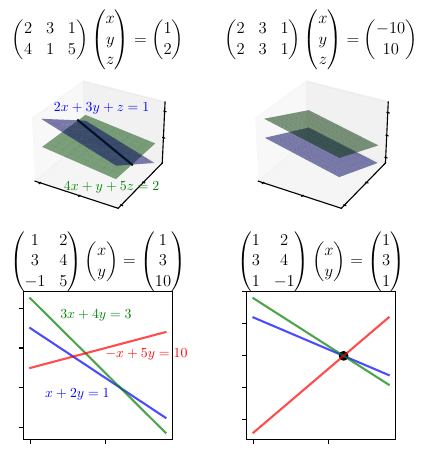

Write the Python code that produced this figure.
import numpy as np
import matplotlib.pyplot as plt
import matplotlib as mpl

mpl.rcParams['text.usetex'] = True
mpl.rcParams['text.latex.preamble'] = r'\usepackage{{amsmath}}'

eps = 0.5

fig = plt.figure(figsize=plt.figaspect(1))

plt.subplots_adjust(hspace=0.5, wspace=0.5)

ax1 = fig.add_subplot(2, 2, 1, projection='3d')
ax1.set_aspect('auto')

x1 = np.arange(-5, 5, 1)
y1 = np.arange(-5, 5, 1)
X1, Y1 = np.meshgrid(x1, y1)
Z1 = 1 - 2 * X1 - 3 * Y1
ax1.plot_surface(X1, Y1, Z1, alpha=0.5, color='blue')
ax1.text(-4, -4, 30, r'$2x+3y+z=1$', color='blue')

x2 = np.arange(-5, 5, 1)
y2 = np.arange(-5, 5, 1)
X2, Y2 = np.meshgrid(x2, y2)
Z2 = 1 / 5 * (2 - 4 * X2 - Y2)
ax1.plot_surface(X2, Y2, Z2, alpha=0.5, color='green')
ax1.text(-4, -2.5, -35, r'$4x+y+5z=2$', color='green')

x3 = np.arange(-5, 5, 1)
y3 = 3 / 14 - 3 * x3 / 7
z3 = 5 / 14 - 5 * x3 / 7
ax1.plot(x3, y3, z3, color='black')

ax1.set_title(
    r'$\begin{pmatrix} 2&3&1\\4&1&5\end{pmatrix}\begin{pmatrix}x\\y\\z\end{pmatrix}=\begin{pmatrix}1\\2\end{pmatrix}$')
ax1.axes.xaxis.set_ticklabels([])
ax1.axes.yaxis.set_ticklabels([])
ax1.axes.zaxis.set_ticklabels([])
ax1.grid(False)

ax2 = fig.add_subplot(2, 2, 2, projection='3d')
ax2.set_aspect('auto')

x1 = np.arange(-5, 5, 1)
y1 = np.arange(-5, 5, 1)
X1, Y1 = np.meshgrid(x1, y1)
Z1 = -10 - 2 * X1 - 3 * Y1
ax2.plot_surface(X1, Y1, Z1, alpha=0.5, color='blue')

x2 = np.arange(-5, 5, 1)
y2 = np.arange(-5, 5, 1)
X2, Y2 = np.meshgrid(x2, y2)
Z2 = 10 - 2 * X2 - 3 * Y2
ax2.plot_surface(X2, Y2, Z2, alpha=0.5, color='green')

ax2.set_title(
    r'$\begin{pmatrix} 2&3&1\\2&3&1\end{pmatrix}\begin{pmatrix}x\\y\\z\end{pmatrix}=\begin{pmatrix}-10\\10\end{pmatrix}$')
ax2.axes.xaxis.set_ticklabels([])
ax2.axes.yaxis.set_ticklabels([])
ax2.axes.zaxis.set_ticklabels([])
ax2.grid(False)

ax3 = fig.add_subplot(2, 2, 3)
ax3.set_aspect('auto')


x1 = np.arange(-5, 5, 1)
y1 = 1 / 2 * (1 - x1)
ax3.plot(x1, y1, alpha=0.7, color='blue')
ax3.text(-4, -0.5, r'$x+2y=1$', color='blue')

x2 = np.arange(-5, 5, 1)
y2 = 1 / 4 * (3 - 3 * x2)
ax3.plot(x2, y2, alpha=0.7, color='green')
ax3.text(-3, 3.5, r'$3x+4y=3$', color='green')


x3 = np.arange(-5, 5, 1)
y3 = (10 + x3) / 5
ax3.plot(x3, y3, alpha=0.7, color='red')
ax3.text(0, 1.5, r'$-x+5y=10$', color='red')

ax3.set_title(
    r'$\begin{pmatrix} 1&2\\3&4\\-1&5\end{pmatrix}\begin{pmatrix}x\\y\end{pmatrix}=\begin{pmatrix}1\\3\\10\end{pmatrix}$')
ax3.axes.xaxis.set_ticklabels([])
ax3.axes.yaxis.set_ticklabels([])
ax3.grid(False)

ax4 = fig.add_subplot(2, 2, 4)
ax4.set_aspect('auto')

x1 = np.arange(-5, 5, 1)
y1 = 1 / 2 * (1 - x1)
ax4.plot(x1, y1, alpha=0.7, color='blue')

x2 = np.arange(-5, 5, 1)
y2 = 1 / 4 * (3 - 3 * x2)
ax4.plot(x2, y2, alpha=0.7, color='green')

x3 = np.arange(-5, 5, 1)
y3 = x3 - 1
ax4.plot(x3, y3, alpha=0.7, color='red')

ax4.scatter(1, 0, color='black')

ax4.set_title(
    r'$\begin{pmatrix} 1&2\\3&4\\1&-1\end{pmatrix}\begin{pmatrix}x\\y\end{pmatrix}=\begin{pmatrix}1\\3\\1\end{pmatrix}$')
ax4.axes.xaxis.set_ticklabels([])
ax4.axes.yaxis.set_ticklabels([])
ax4.grid(False)

plt.savefig('over_under.pdf', format='pdf', bbox_inches='tight')
plt.savefig('over_under.png', format='png', bbox_inches='tight')
